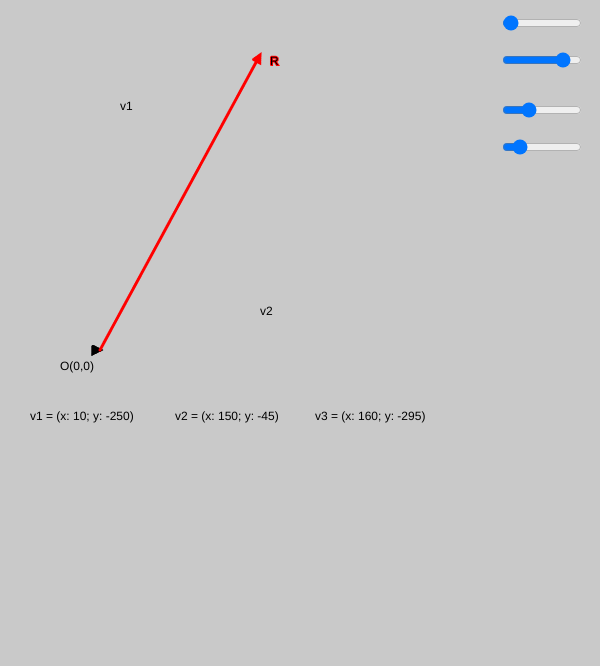
Frame 1 (no input)
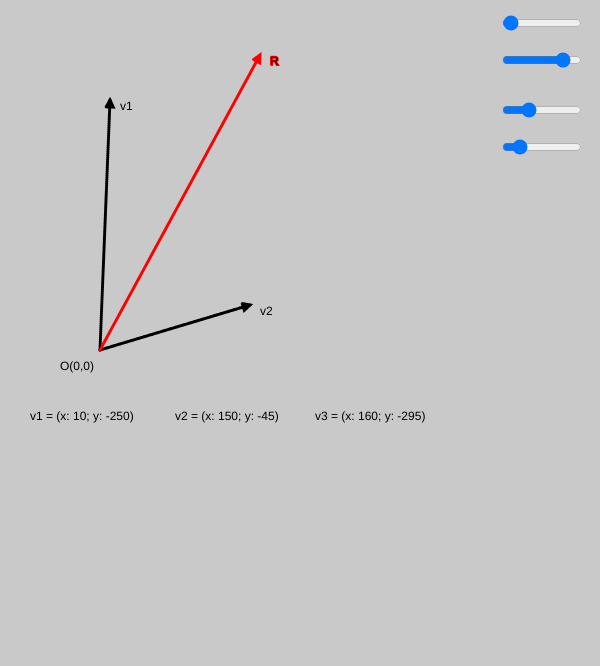
Frame 60 (no input)
Frame 120 (the mouse pressed at the canvas centre since frame 60): identical to frame 60, image omitted

The p5.js sketch that drew these frames (run headless with seeded random() and noise() and a simulated clock; from frame 60 on, the mouse is pressed at the canvas centre):

// p5.js sketch
// ── sketch.js
let v1x, v1y, v2x, v2y;
let v0, v1, v2, v3;
let checkBox;

function setup() {
    let cnv = createCanvas(windowWidth/2, windowHeight/1.5);
    
    var x = (windowWidth - width) / 2;
    var y = (windowHeight - height) / 2;
    cnv.position(x, y);
    
    v1x = createSlider(0, 500, 10);
    v1x.position(x+width-100, y+13);
    v1x.style('width', '80px');
    
    v1y = createSlider(0, 300, 250);
    v1y.position(x+width-100, y+50);
    v1y.style('width', '80px');
    
    
    v2x = createSlider(0, 500, 150);
    v2x.position(x+width-100, y+100);
    v2x.style('width', '80px');
    
    v2y = createSlider(0, 300, 45);
    v2y.position(x+width-100, y+137);
    v2y.style('width', '80px');
    
    
    let origin = createVector(100, 350);
    translate(origin.x, origin.y);

    v0 = createVector(0, 0);
    v1 = createVector(0, 0);
    v2 = createVector(0, 0);
    
//    checkBox = createCheckbox('show help lines', true);
//    checkBox.changed(checkedBox)
//    checkBox.position(x+width-150, y+180);
}

function setLineDash(list) {
  drawingContext.setLineDash(list);
}

function checkedBox() {
    if(checkBox.checked() == false) {
        erase();
        line(v1.x, v1.y, v3.x, v3.y);
        line(v2.x, v2.y, v3.x, v3.y);
    } else {
        line(v1.x, v1.y, v3.x, v3.y);
        line(v2.x, v2.y, v3.x, v3.y);
    }
}

function windowResized() {
    resizeCanvas(windowWidth/2, windowHeight/2);
}

function draw() {
    createAxis(); // WIP
    
    setLineDash([1]);
    let origin = createVector(100, 350);
    translate(origin.x, origin.y);
    
    drawArrow(v0, v1, 'black');
    v1.set(v1x.value(), -v1y.value());
    
    drawArrow(v0, v2, 'black');
    v2.set(v2x.value(), -v2y.value());
    
    v3 = getRez(v0, v1, v2);
    drawArrow(v0, v3, 'red');
    
    noStroke();
    text('v1 = (x: ' + round(v1.x) + '; y: ' + round(v1.y) + ')', -70, 70);
    text('v2 = (x: ' + round(v2.x) + '; y: ' + round(v2.y) + ')', 75, 70);
    text('v3 = (x: ' + round(v3.x) + '; y: ' + round(v3.y) + ')', 215, 70);
    
    
    strokeWeight(1);
    let offset = 10;
    text('O(0,0)', -40, 20);
    text('v1', v1.x+offset, v1.y+offset);
    text('v2', v2.x+offset, v2.y+offset);
    
    stroke('red');
    strokeWeight(2);
    text('R', v3.x+offset, v3.y+offset);
    
    stroke('gray');
    strokeWeight(0);
    setLineDash([5,5]);
    push();
    line(v1.x, v1.y, v3.x, v3.y);
    line(v2.x, v2.y, v3.x, v3.y);
    pop();
    
    setLineDash([1]);
    strokeWeight(1);
    var x = (windowWidth - width) / 2;
    var y = (windowHeight - height) / 2;
    text('v1: x', 530 , y);
    text('v1: y', 530 , -290);
    
    text('v2: x', 530 , -240);
    text('v2: y', 530 , -205);
}


function createAxis() {
    strokeWeight(3);
    line(100, 1500, 0, 0);
    line(-100, 350, 750, 350);
    background(201, 201, 201);
}

function getRez(base0, base1, base2) {
  let rezX = base1.x+base2.x;
  let rezY = base1.y+base2.y;
  let rezultanta = createVector(rezX, rezY);
  return rezultanta;
}

function drawArrow(base, vec, myColor) {
  push();
  stroke(myColor);
  strokeWeight(3);
  fill(myColor);
  translate(base.x, base.y);
  line(0, 0, vec.x, vec.y);
  rotate(vec.heading());
  let arrowSize = 7;
  translate(vec.mag() - arrowSize, 0);
  triangle(0, arrowSize / 2, 0, -arrowSize / 2, arrowSize, 0);
  pop();
}

// ── style.css
body {
    background: #202124;
    margin: 0;
    display: flex;
    justify-content: center;
    align-items: center;
    color: white;
}


h1, p, h2, output, label {
    color: #ffffff;
    font-family: Arial, Helvetica, sans-serif; 
    display: inline-block;
}

#form {
    position: relative;
    display: block;
    text-align: right;
    
}

label {
    color: black;
}
